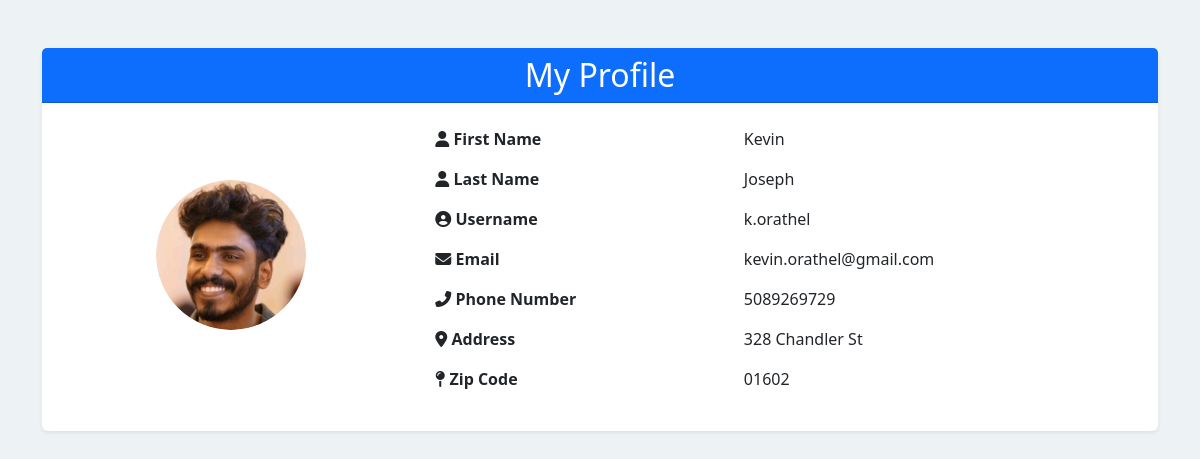
/my-profile/k.orathel/, run on the app's committed database.
### Application/models.py (models this page shows)
class User(models.Model):
    user_id = models.AutoField(primary_key=True)
    first_name = models.CharField(max_length=30)
    last_name = models.CharField(max_length=30)
    username = models.CharField(max_length=30, null=True, unique=True)
    email = models.EmailField(unique=True)
    phone_no = models.CharField(max_length=30)
    password = models.CharField(max_length=128, null=True)
    address = models.TextField()
    zipcode = models.CharField(max_length=30)
    role = models.IntegerField()
    type = models.IntegerField()
    profile_picture = models.ImageField(upload_to='images/', null=True, blank=True)
    date_of_birth = models.DateField(null=True, blank=True)
    gender = models.CharField(max_length=10, null=True, blank=True)
    experience_level = models.CharField(max_length=20, null=True, blank=True)
    languages_spoken = models.CharField(max_length=255, null=True, blank=True)
    linkedin_profile = models.URLField(null=True, blank=True)
    resume = models.FileField(upload_to='resumes/', null=True, blank=True)
    skill_category = models.CharField(max_length=30, null=True, blank=True)
    qualification = models.CharField(max_length=30, null=True, blank=True)
    availability = models.CharField(max_length=20, null=True, blank=True)
    willing_to_relocate = models.BooleanField(default=False)
    class Meta:
        db_table = 'User'

### Application/views.py (the view, shortened to what this page needs)
# urls.py: path('my-profile/<str:username>/', views.my_profile, name='my_profile'),
def my_profile(request, username):
    try:
        user = User.objects.get(username=username)
    except User.DoesNotExist:
        return redirect('login')
    if user.type == 1:
        user_data = {
            'username': user.username,
            'firstName': user.first_name,
            'lastName': user.last_name,
            'profile_picture_url': user.profile_picture,
            "phone_no": user.phone_no,
            'email': user.email,
            'address': user.address,
            'zipcode': user.zipcode,
        }
        return render(request, 'Application/client-my-profile.html', {
            'user': user_data,
            'MEDIA_URL': settings.MEDIA_URL
        })

### Application/templates/Application/client-my-profile.html (shortened to what this page needs)
<!DOCTYPE html>
<html lang="en">
{% load static %}
<head>
    <link href="https://cdn.jsdelivr.net/npm/bootstrap@5.3.0-alpha3/dist/css/bootstrap.min.css" rel="stylesheet">
    <link rel="stylesheet" href="{% static 'css/my-profile.css' %}">
</head>
<body>
    <div class="container mt-5">
        <div class="card shadow-sm border-0">
            <div class="card-header bg-primary text-white text-center">
                <h2 class="mb-0">My Profile</h2>
            </div>
            <div class="card-body">
                <div class="row align-items-center">
                    <div class="col-md-4 text-center mb-4">
                        {% if user.profile_picture_url %}
                            <img src="{{ MEDIA_URL }}{{ user.profile_picture_url }}" class="rounded-circle img-fluid" alt="Profile Picture" width="150">
                        {% else %}
                            <img src="{% static 'images/generic-pfp.jpg' %}" class="rounded-circle img-fluid" alt="Default Profile Picture" width="150">
                        {% endif %}
                    </div>
                    <div class="col-md-8">
                        <table class="table table-borderless">
                            <tbody>
                                <tr>
                                    <th><i class="fas fa-user"></i> First Name</th>
                                    <td>{{ user.firstName }}</td>
                                </tr>
                                <tr>
                                    <th><i class="fas fa-user"></i> Last Name</th>
                                    <td>{{ user.lastName }}</td>
                                </tr>
                                <tr>
                                    <th><i class="fas fa-user-circle"></i> Username</th>
                                    <td>{{ user.username }}</td>
                                </tr>
                                <tr>
                                    <th><i class="fas fa-envelope"></i> Email</th>
                                    <td>{{ user.email }}</td>
                                </tr>
                                <tr>
                                    <th><i class="fas fa-phone-alt"></i> Phone Number</th>
                                    <td>{{ user.phone_no }}</td>
                                </tr>
                                <tr>
                                    <th><i class="fas fa-map-marker-alt"></i> Address</th>
                                    <td>{{ user.address }}</td>
                                </tr>
                                <tr>
                                    <th><i class="fas fa-map-pin"></i> Zip Code</th>
                                    <td>{{ user.zipcode }}</td>
                                </tr>
                            </tbody>
                        </table>
                    </div>
                </div>
            </div>
        </div>
    </div>
</body>
</html>

### Application/static/css/my-profile.css (style rules this page uses)
body, html { background-color: #EDF2F4; }

### data on the page
User: profile_picture_url (picture), firstName "Kevin", lastName "Joseph", username "k.orathel", email "kevin.orathel@gmail.com", phone_no "5089269729", address "328 Chandler St", zipcode "01602"
